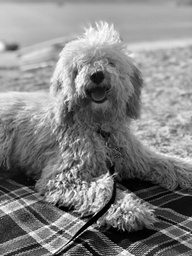
#> input picture assignment_1/res_dog/res1_dog.jpg, 192 x 256 px, shrunk from 1536 x 2048 before the run, found by its file name
$ jupyter execute --allow-errors ass1.ipynb
#> lines starting #> are read from the running program, lines starting #| are printed output that depends on the picture
[cell 1]
import cv2
import numpy as np
import math
import copy
from matplotlib import pyplot as plt

[cell 2]
#Task 1
#img is the COLOR_BGR image
#img_I is the GRAY image
img = cv2.imread('light_rail.jpg',1)
#img_I = cv2.imread('test_big.jpg', cv2.IMREAD_GRAYSCALE)
#Split the img to B,G,R
#> (the rest of this cell did not finish here and is left out)

[cell 3]
#Task 2
#img_I is the GRAY image
#img_J is the new image which all pixel value is zero
#reflect_img is the padding image of the img_I which use the reflect as the padding way
img_I = cv2.imread('res1_dog.jpg',cv2.IMREAD_GRAYSCALE)
#> img_I is the input picture: shape (256, 192); min 0, max 255, mean 130.9
img_J = np.zeros(img_I.shape[:2], np.uint8)
reflect_img = cv2.copyMakeBorder(img_I,30,30,30,30,cv2.BORDER_REFLECT)
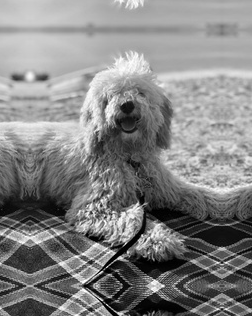
#> reflect_img: shape (316, 252); min 0, max 255, mean 131.9
#size_of_mask is the size of the window and window is the square in this task
#distance is the distance from the chosen pixel to the edge
size_of_mask = 5
distance = int((size_of_mask-1)/2)

#The function
for i in range(30,reflect_img.shape[0] - 30):
    for j in range(30,reflect_img.shape[1] - 30):
        #ROI Intercept the area inside the window
        ROI = reflect_img[(i - distance):(i + distance + 1), (j - distance):(j + distance + 1)]

        # Use cv2.calcHist to statistics within the area
        hist=cv2.calcHist([ROI],[0],None,[256],[0,256])

        #Convert to list and operate with max and index
        list_hist = hist.tolist()
        img_J[i-30, j-30] = list_hist.index(max(list_hist))
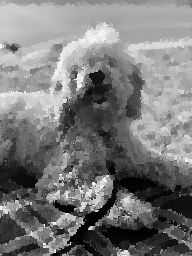
#> img_J: shape (256, 192); min 0, max 255, mean 121.9

plt.subplot(2,2,1),plt.imshow(img_J,'gray')
plt.subplot(2,2,2),plt.hist(img_J.ravel(),256,[0,256])
plt.subplot(2,2,3),plt.imshow(img_I,'gray')
plt.subplot(2,2,4),plt.hist(img_I.ravel(),256,[0,256])

cv2.imwrite('res2_dog_5x5.jpg',img_J,[int(cv2.IMWRITE_JPEG_QUALITY),100])
# [6 lines of commented-out code are left out]
plt.show()
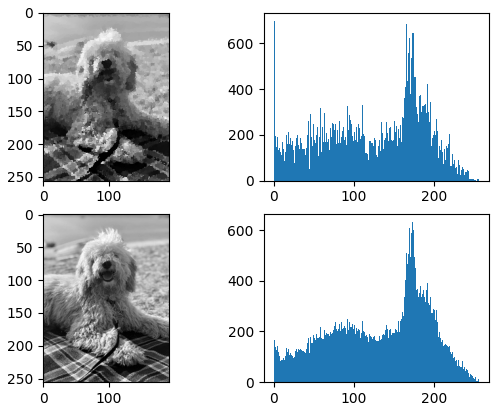
#> figure drawn by matplotlib, 4 panels; panel 2: tallest bar 699 high, from x = 0 to 1; panel 4: tallest bar 631 high, from x = 173 to 174

[cell 4]
#Task 3
#img_G is the original image
#img_J is the result of the task 2 and operated with the same window size
#reflect_imgG and reflect_imgJ is the padding image which pad 30 pixel in four directions using the reflect way
#img_B is the copy of the img_G and also the result of the task 3
img_G =cv2.imread('dog.jpg',1)
img_J =cv2.imread('res2_dog_5x5.jpg',cv2.IMREAD_GRAYSCALE)
#> img_J: shape (256, 192); min 0, max 255, mean 121.9
reflect_imgG = cv2.copyMakeBorder(img_G,30,30,30,30,cv2.BORDER_REFLECT)
reflect_imgJ = cv2.copyMakeBorder(img_J,30,30,30,30,cv2.BORDER_REFLECT)
img_B =copy.deepcopy(img_G)

#The same window size as task 2
size_of_mask = 5
distance = int((size_of_mask-1)/2)

#The function
for i in range(30,reflect_imgJ.shape[0] - 30):
    for j in range(30,reflect_imgJ.shape[1] - 30):
        #graySum is the sum of same pixel value's B, G, R in each window
        #number is the number of same pixel value in each window
        graySum = [0,0,0]
        number = 0
        #For each window
        for m in range(- distance, distance + 1):
            for n in range( - distance, distance + 1):
                #Judge whether the current pixel has the same value as the center pixel
                if reflect_imgJ[i + m, j + n] == reflect_imgJ[i, j]:
                    graySum += reflect_imgG[i + m,j + n]
                    number += 1
        #Calculate the average b,g,r and assign values to the corresponding points in img_B
        (b,g,r) = (int(graySum[0]/number),int(graySum[1]/number),int(graySum[2]/number))
        img_B[i - 30, j - 30] = (b,g,r)

cv2.imwrite('res3_dog_5x5.jpg',img_B)
#cv2.imshow(img_B)
#cv2.waitKey(0)
#cv2.destroyAllWindows()
